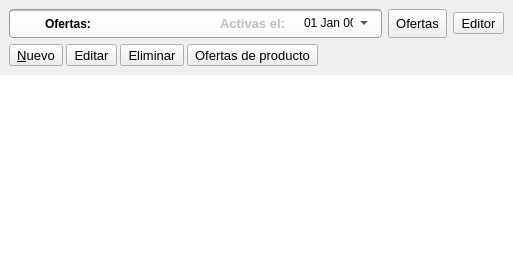
            <widget class="QWidget" name="Ofertas">
             <layout class="QVBoxLayout" name="verticalLayout_19">
              <property name="spacing">
               <number>0</number>
              </property>
              <property name="margin">
               <number>0</number>
              </property>
              <item>
               <widget class="QWidget" name="topModule_3" native="true">
                <layout class="QVBoxLayout" name="verticalLayout_27">
                 <item>
                  <layout class="QHBoxLayout" name="horizontalLayout_61">
                   <property name="topMargin">
                    <number>0</number>
                   </property>
                   <item>
                    <widget class="QFrame" name="fBuscar_9">
                     <property name="sizePolicy">
                      <sizepolicy hsizetype="Preferred" vsizetype="Fixed">
                       <horstretch>0</horstretch>
                       <verstretch>0</verstretch>
                      </sizepolicy>
                     </property>
                     <property name="styleSheet">
                      <string notr="true">.QFrame{background-color: qlineargradient(spread:pad, x1:0, y1:0, x2:0, y2:1, stop:0 rgba(150, 150, 150, 255), stop:0.084833 rgba(255, 255, 255, 255), stop:1 rgba(250, 250, 250, 255));padding:0px; border-radius:4px;border:1px solid #999}
QLabel{
padding-right:5px;

}
QLineEdit,QToolButton,QDateEdit{background:transparent; border:0px; padding:3px;margin-left:5px;}
QDateEdit::drop-down{
image: url(:/actions/images/actions/black_18/calendar.png);
}</string>
                     </property>
                     <property name="frameShape">
                      <enum>QFrame::StyledPanel</enum>
                     </property>
                     <property name="frameShadow">
                      <enum>QFrame::Raised</enum>
                     </property>
                     <layout class="QHBoxLayout" name="horizontalLayout_62">
                      <property name="spacing">
                       <number>0</number>
                      </property>
                      <property name="leftMargin">
                       <number>0</number>
                      </property>
                      <property name="topMargin">
                       <number>0</number>
                      </property>
                      <property name="bottomMargin">
                       <number>0</number>
                      </property>
                      <item>
                       <widget class="QToolButton" name="tboHome">
                        <property name="sizePolicy">
                         <sizepolicy hsizetype="Preferred" vsizetype="Preferred">
                          <horstretch>0</horstretch>
                          <verstretch>0</verstretch>
                         </sizepolicy>
                        </property>
                        <property name="font">
                         <font>
                          <weight>75</weight>
                          <bold>true</bold>
                         </font>
                        </property>
                        <property name="text">
                         <string/>
                        </property>
                        <property name="icon">
                         <iconset resource="../icons.qrc">
                          <normaloff>:/modulos/images/png/mini/ofertas.png</normaloff>:/modulos/images/png/mini/ofertas.png</iconset>
                        </property>
                        <property name="iconSize">
                         <size>
                          <width>18</width>
                          <height>18</height>
                         </size>
                        </property>
                        <property name="shortcut">
                         <string>Home</string>
                        </property>
                       </widget>
                      </item>
                      <item>
                       <widget class="QLabel" name="lbeProducto_8">
                        <property name="font">
                         <font>
                          <weight>75</weight>
                          <bold>true</bold>
                         </font>
                        </property>
                        <property name="text">
                         <string>Ofertas:</string>
                        </property>
                       </widget>
                      </item>
                      <item>
                       <widget class="QLineEdit" name="leOFIltro"/>
                      </item>
                      <item>
                       <widget class="QLabel" name="label_15">
                        <property name="enabled">
                         <bool>false</bool>
                        </property>
                        <property name="sizePolicy">
                         <sizepolicy hsizetype="Fixed" vsizetype="Preferred">
                          <horstretch>0</horstretch>
                          <verstretch>0</verstretch>
                         </sizepolicy>
                        </property>
                        <property name="font">
                         <font>
                          <pointsize>10</pointsize>
                          <weight>75</weight>
                          <bold>true</bold>
                         </font>
                        </property>
                        <property name="text">
                         <string>Activas el:</string>
                        </property>
                       </widget>
                      </item>
                      <item>
                       <widget class="QDateEdit" name="deFecha">
                        <property name="alignment">
                         <set>Qt::AlignLeading|Qt::AlignLeft|Qt::AlignVCenter</set>
                        </property>
                        <property name="buttonSymbols">
                         <enum>QAbstractSpinBox::NoButtons</enum>
                        </property>
                        <property name="accelerated">
                         <bool>true</bool>
                        </property>
                        <property name="displayFormat">
                         <string>dd MMM yy  </string>
                        </property>
                        <property name="calendarPopup">
                         <bool>true</bool>
                        </property>
                       </widget>
                      </item>
                     </layout>
                    </widget>
                   </item>
                   <item>
                    <widget class="QToolButton" name="tbOfertas">
                     <property name="sizePolicy">
                      <sizepolicy hsizetype="Preferred" vsizetype="Preferred">
                       <horstretch>0</horstretch>
                       <verstretch>0</verstretch>
                      </sizepolicy>
                     </property>
                     <property name="font">
                      <font>
                       <pointsize>10</pointsize>
                      </font>
                     </property>
                     <property name="toolTip">
                      <string>Lista de productos</string>
                     </property>
                     <property name="text">
                      <string>Ofertas</string>
                     </property>
                     <property name="icon">
                      <iconset resource="../icons.qrc">
                       <normaloff>:/actions/images/actions/color_18/spreadsheet.png</normaloff>:/actions/images/actions/color_18/spreadsheet.png</iconset>
                     </property>
                     <property name="iconSize">
                      <size>
                       <width>18</width>
                       <height>18</height>
                      </size>
                     </property>
                     <property name="toolButtonStyle">
                      <enum>Qt::ToolButtonTextUnderIcon</enum>
                     </property>
                    </widget>
                   </item>
                   <item>
                    <widget class="QToolButton" name="tboEditor">
                     <property name="font">
                      <font>
                       <pointsize>10</pointsize>
                      </font>
                     </property>
                     <property name="text">
                      <string>Editor</string>
                     </property>
                     <property name="icon">
                      <iconset resource="../icons.qrc">
                       <normaloff>:/actions/images/actions/color_18/list.png</normaloff>:/actions/images/actions/color_18/list.png</iconset>
                     </property>
                     <property name="iconSize">
                      <size>
                       <width>18</width>
                       <height>18</height>
                      </size>
                     </property>
                     <property name="toolButtonStyle">
                      <enum>Qt::ToolButtonTextUnderIcon</enum>
                     </property>
                    </widget>
                   </item>
                  </layout>
                 </item>
                 <item>
                  <layout class="QHBoxLayout" name="horizontalLayout_63">
                   <property name="spacing">
                    <number>3</number>
                   </property>
                   <item>
                    <widget class="QToolButton" name="tboAgregar">
                     <property name="sizePolicy">
                      <sizepolicy hsizetype="Preferred" vsizetype="Preferred">
                       <horstretch>0</horstretch>
                       <verstretch>0</verstretch>
                      </sizepolicy>
                     </property>
                     <property name="font">
                      <font>
                       <pointsize>10</pointsize>
                      </font>
                     </property>
                     <property name="toolTip">
                      <string>Nueva oferta</string>
                     </property>
                     <property name="text">
                      <string>&amp;Nuevo</string>
                     </property>
                     <property name="icon">
                      <iconset resource="../icons.qrc">
                       <normaloff>:/actions/images/actions/black_18/add.png</normaloff>:/actions/images/actions/black_18/add.png</iconset>
                     </property>
                     <property name="iconSize">
                      <size>
                       <width>18</width>
                       <height>18</height>
                      </size>
                     </property>
                     <property name="shortcut">
                      <string>Ctrl+N</string>
                     </property>
                     <property name="toolButtonStyle">
                      <enum>Qt::ToolButtonTextBesideIcon</enum>
                     </property>
                    </widget>
                   </item>
                   <item>
                    <widget class="QToolButton" name="tboEditar">
                     <property name="sizePolicy">
                      <sizepolicy hsizetype="Preferred" vsizetype="Preferred">
                       <horstretch>0</horstretch>
                       <verstretch>0</verstretch>
                      </sizepolicy>
                     </property>
                     <property name="font">
                      <font>
                       <pointsize>10</pointsize>
                      </font>
                     </property>
                     <property name="toolTip">
                      <string>Editar</string>
                     </property>
                     <property name="text">
                      <string>Editar</string>
                     </property>
                     <property name="icon">
                      <iconset resource="../icons.qrc">
                       <normaloff>:/actions/images/actions/black_18/pencil.png</normaloff>:/actions/images/actions/black_18/pencil.png</iconset>
                     </property>
                     <property name="iconSize">
                      <size>
                       <width>18</width>
                       <height>18</height>
                      </size>
                     </property>
                     <property name="shortcut">
                      <string>Ctrl+E</string>
                     </property>
                     <property name="toolButtonStyle">
                      <enum>Qt::ToolButtonTextBesideIcon</enum>
                     </property>
                    </widget>
                   </item>
                   <item>
                    <widget class="QToolButton" name="tboEliminar">
                     <property name="font">
                      <font>
                       <pointsize>10</pointsize>
                      </font>
                     </property>
                     <property name="text">
                      <string>Eliminar</string>
                     </property>
                     <property name="icon">
                      <iconset resource="../icons.qrc">
                       <normaloff>:/actions/images/actions/black_18/delete.png</normaloff>:/actions/images/actions/black_18/delete.png</iconset>
                     </property>
                     <property name="toolButtonStyle">
                      <enum>Qt::ToolButtonTextBesideIcon</enum>
                     </property>
                    </widget>
                   </item>
                   <item>
                    <widget class="QToolButton" name="pboBuscar">
                     <property name="sizePolicy">
                      <sizepolicy hsizetype="Preferred" vsizetype="Preferred">
                       <horstretch>0</horstretch>
                       <verstretch>0</verstretch>
                      </sizepolicy>
                     </property>
                     <property name="font">
                      <font>
                       <pointsize>10</pointsize>
                      </font>
                     </property>
                     <property name="toolTip">
                      <string>Muestra las ofertas relacionadas con un producto</string>
                     </property>
                     <property name="text">
                      <string>Ofertas de producto</string>
                     </property>
                     <property name="icon">
                      <iconset resource="../icons.qrc">
                       <normaloff>:/actions/images/actions/black_18/barcode.png</normaloff>:/actions/images/actions/black_18/barcode.png</iconset>
                     </property>
                     <property name="iconSize">
                      <size>
                       <width>18</width>
                       <height>18</height>
                      </size>
                     </property>
                     <property name="shortcut">
                      <string>Alt+Left</string>
                     </property>
                     <property name="toolButtonStyle">
                      <enum>Qt::ToolButtonTextBesideIcon</enum>
                     </property>
                    </widget>
                   </item>
                   <item>
                    <spacer name="horizontalSpacer_22">
                     <property name="orientation">
                      <enum>Qt::Horizontal</enum>
                     </property>
                     <property name="sizeHint" stdset="0">
                      <size>
                       <width>40</width>
                       <height>20</height>
                      </size>
                     </property>
                    </spacer>
                   </item>
                   <item>
                    <widget class="QLabel" name="lboProducto">
                     <property name="text">
                      <string/>
                     </property>
                    </widget>
                   </item>
                  </layout>
                 </item>
                </layout>
               </widget>
              </item>
              <item>
               <widget class="QStackedWidget" name="stackOfertas">
                <property name="currentIndex">
                 <number>0</number>
                </property>
                <widget class="QWidget" name="page_26">
                 <layout class="QVBoxLayout" name="verticalLayout_12">
                  <property name="spacing">
                   <number>0</number>
                  </property>
                  <property name="margin">
                   <number>0</number>
                  </property>
                  <item>
                   <widget class="QTableView" name="tvOfertas">
                    <property name="frameShape">
                     <enum>QFrame::NoFrame</enum>
                    </property>
                    <property name="editTriggers">
                     <set>QAbstractItemView::NoEditTriggers</set>
                    </property>
                    <property name="alternatingRowColors">
                     <bool>true</bool>
                    </property>
                    <property name="selectionBehavior">
                     <enum>QAbstractItemView::SelectRows</enum>
                    </property>
                    <property name="sortingEnabled">
                     <bool>true</bool>
                    </property>
                    <attribute name="horizontalHeaderCascadingSectionResizes">
                     <bool>true</bool>
                    </attribute>
                    <attribute name="verticalHeaderVisible">
                     <bool>false</bool>
                    </attribute>
                   </widget>
                  </item>
                 </layout>
                </widget>
               </widget>
              </item>
             </layout>
            </widget>
